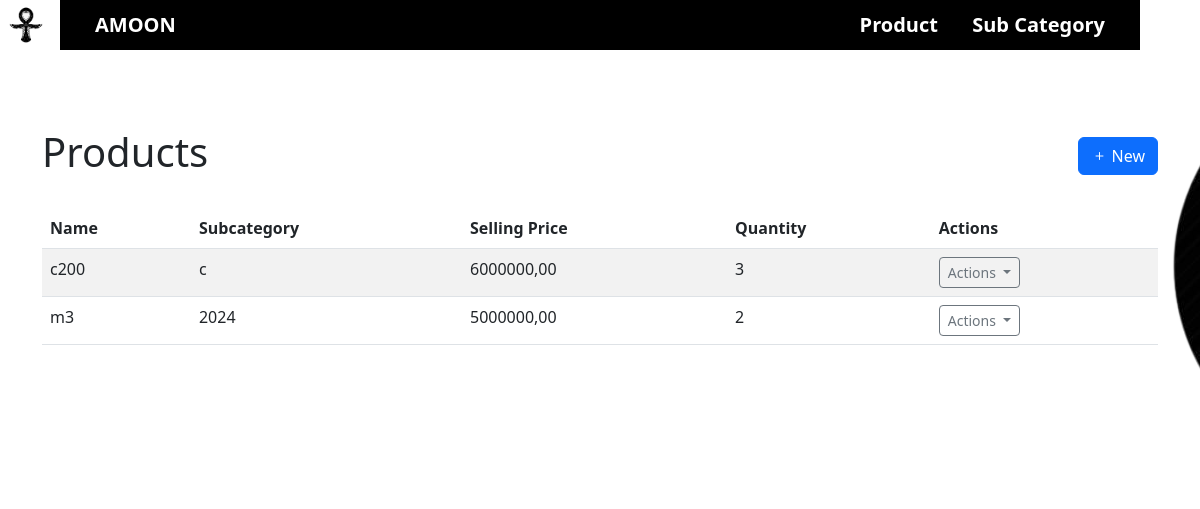
/products/ (signed in), run on the app's committed database.
### AMOON_app/models.py (models this page shows, shortened)
class Product(models.Model):
    id = models.AutoField(primary_key=True)
    subcategory = models.ForeignKey(SubCategory, on_delete=models.CASCADE, related_name='products', verbose_name="الفئة الفرعية")
    name = models.CharField(max_length=255, verbose_name="اسم المنتج")
    description = models.TextField(blank=True, null=True, verbose_name="وصف المنتج")
    purchase_total_cost = models.DecimalField(
        max_digits=10, decimal_places=2, verbose_name="التكلفة الإجمالية للشراء"
    )
    purchase_quantity = models.PositiveIntegerField(
        default=1, verbose_name="كمية الشراء"
    )
    selling_price = models.DecimalField(
        max_digits=10, decimal_places=2, verbose_name="سعر البيع"
    )
    quantity = models.PositiveIntegerField(default=0, verbose_name="الكمية المتوفرة")

class SubCategory(models.Model):
    id = models.AutoField(primary_key=True)
    category = models.ForeignKey(Category, on_delete=models.CASCADE, related_name='subcategories', verbose_name="الفئة الرئيسية")
    name = models.CharField(max_length=255, verbose_name="اسم الفئة الفرعية")
    description = models.TextField(blank=True, null=True, verbose_name="وصف الفئة الفرعية")

### AMOON_app/views.py (the view)
# urls.py: path('products/', views.product_list, name='product_list'),
def product_list(request):
    if request.user.is_authenticated and request.user.company:
        products = Product.objects.filter(subcategory__category__company=request.user.company)
        subcategories = SubCategory.objects.filter(category__company=request.user.company)
    else:
        products = Product.objects.none()
    return render(request, 'product_list.html', {'products': products, 'subcategories': subcategories
                                                 })

### AMOON_app/templates/product_list.html (shortened to what this page needs)
{% load static %}
<!DOCTYPE html>
<html lang="ar">
<head>
    <link rel="stylesheet" href="https://cdn.jsdelivr.net/npm/bootstrap@5.3.0/dist/css/bootstrap.min.css">
    <link rel="stylesheet" href="https://cdn.jsdelivr.net/npm/bootstrap-icons@1.10.3/font/bootstrap-icons.css">
</head>
<body>
    <div class="logo">
        <img src="{% static 'images/logo.png' %}" alt="logo">
    </div>
    <div class="power-icon">
        <img src="{% static 'images/power_icon.png' %}" alt="Power Icon">
    </div>
    <div class="navbar">
        <div class="site-name" id="siteName" ><a href="{ % url 'home'%}">AMOON</a></div>
        <div>
            <a href="{% url 'product_list' %}">Product</a>
            <a href="{% url 'subcategory_list' %}">Sub Category</a>
        </div>
    </div>
    <div class="container mt-5">
        <div class="d-flex justify-content-between align-items-center mb-4">
            <h1>Products</h1>
            <a href="{% url 'product_create' %}" class="btn btn-primary">
                <i class="bi bi-plus"></i> New
            </a>
        </div>
        {% if products %}
            <table class="table table-striped">
                <thead>
                    <tr>
                        <th scope="col">Name</th>
                        <th scope="col">Subcategory</th>
                        <th scope="col">Selling Price</th>
                        <th scope="col">Quantity</th>
                        <th scope="col">Actions</th>
                    </tr>
                </thead>
                <tbody>
                    {% for product in products %}
                    <tr>
                        <td>{{ product.name }}</td>
                        <td>{{ product.subcategory.name }}</td>
                        <td>{{ product.selling_price }}</td>
                        <td>{{ product.quantity }}</td>
                        <td>
                            <div class="dropdown">
                                <button class="btn btn-sm btn-outline-secondary dropdown-toggle" type="button" id="dropdownMenuButton{{ product.id }}" data-bs-toggle="dropdown" aria-expanded="false">
                                    Actions
                                </button>
                            </div>
                        </td>
                    </tr>
                    {% endfor %}
                </tbody>
            </table>
        {% endif %}
    </div>
</body>
</html>

### AMOON_app/templates/product_list.html (style rules this page uses)
.logo { position: fixed; top: 1px; left: 2px; width: 60px; height: 60px; z-index: 1100; }
.logo img { width: 80%; height: auto; }
.power-icon { position: fixed; top: 7px; right: 2px; width: 45px; height: 45px; z-index: 1100; }
.navbar { width: 90%; background-color: black; color: white; padding: 10px 20px; display: flex; justify-content: space-between; align-items: center; position: fixed; top: 0; left: 50%; transform: translateX(-50%); z-index: 1000; }
.navbar .site-name { font-size: 20px; font-weight: bold; color: orange; cursor: pointer; }
.navbar a { color: white; text-decoration: none; padding: 10px 15px; font-size: 20px; font-weight: bold; }
body { padding-top: 80px; }

### data on the page
Product: name "c200", subcategory.name "c", selling_price "6000000,00", quantity "3"
Product: name "m3", subcategory.name "2024", selling_price "5000000,00", quantity "2"
